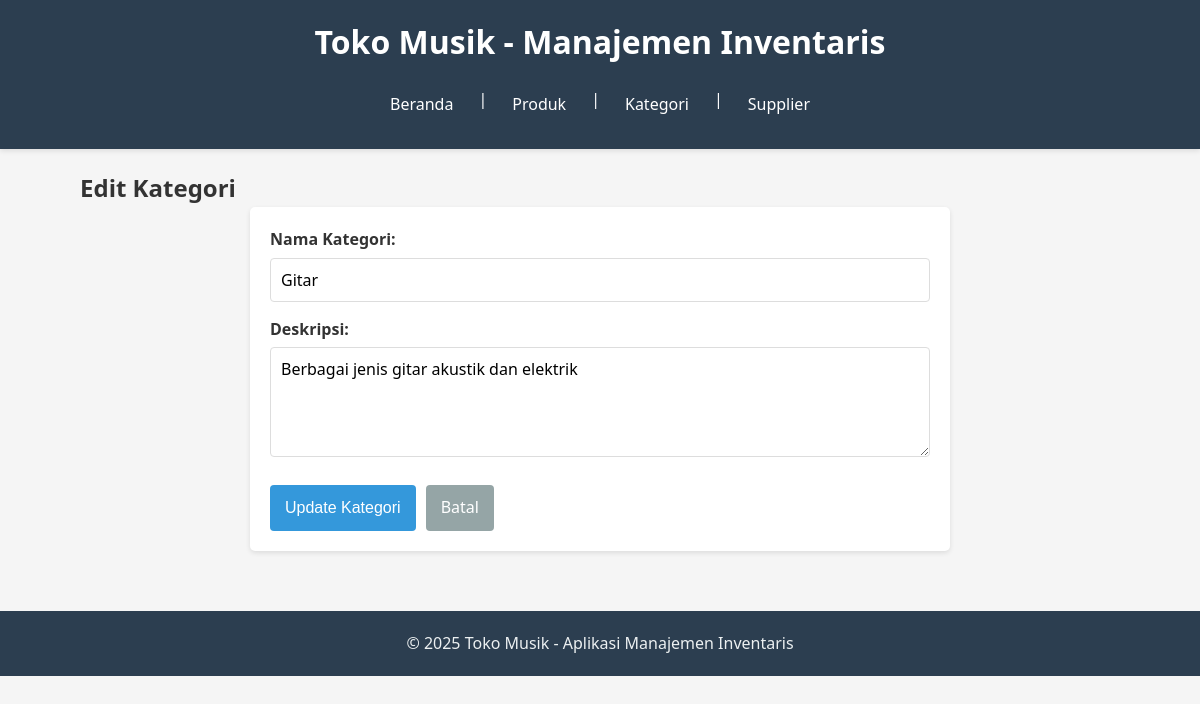
The app's page /?page=categories&action=edit&id=1 with its own data.
### tables this page shows
CREATE TABLE categories (
    id INT AUTO_INCREMENT PRIMARY KEY,
    name VARCHAR(100) NOT NULL,
    description TEXT
);

### config/db.php (called while the page is built, shortened)
<?php
class Database {
    private $host = "localhost";
    private $username = "root";
    private $password = "";
    private $dbname = "db_music_store";
    public function __construct() {
        try {
            $this->conn = new PDO("mysql:host=$this->host;dbname=$this->dbname", $this->username, $this->password);
        } catch (PDOException $e) {
            echo "Connection failed: " . $e->getMessage();
        }
    }
}
?>

### class/Category.php (called while the page is built, shortened)
<?php
require_once 'config/db.php';
class Category {
    private $db;
    public function __construct() {
        $this->db = (new Database())->conn;
    }
    public function getCategoryById($id) {
        $stmt = $this->db->prepare("SELECT * FROM categories WHERE id = ?");
        $stmt->execute([$id]);
        return $stmt->fetch(PDO::FETCH_ASSOC);
    }
}
?>

### view/category_edit_form.php (the view, shortened to what this page needs)
<?php
$category_id = $_GET['id'];
$category_data = $category->getCategoryById($category_id);
?>
<h2>Edit Kategori</h2>
<form method="POST" class="input-form">
    <div class="form-group">
        <label>Nama Kategori:</label>
        <input type="text" name="name" value="<?= htmlspecialchars($category_data['name']) ?>" required>
    </div>
    <div class="form-group">
        <label>Deskripsi:</label>
        <textarea name="description" rows="4"><?= htmlspecialchars($category_data['description']) ?></textarea>
    </div>
    <div class="form-actions">
        <button type="submit" name="update_category">Update Kategori</button>
        <a href="?page=categories" class="button-link">Batal</a>
    </div>
</form>

### style.css (style rules this page uses)
* { margin: 0; padding: 0; box-sizing: border-box; }
body { font-family: 'Segoe UI', Tahoma, Geneva, Verdana, sans-serif; line-height: 1.6; color: #333; background-color: #f5f5f5; }
form { margin: 20px 0; }
.input-form { background: white; padding: 20px; border-radius: 5px; box-shadow: 0 2px 5px rgba(0, 0, 0, 0.1); max-width: 700px; margin: 0 auto; }
.form-group { margin-bottom: 15px; }
.form-group label { display: block; margin-bottom: 5px; font-weight: bold; }
input[type="text"], input[type="email"], input[type="number"], textarea, select { width: 100%; padding: 10px; border: 1px solid #ddd; border-radius: 4px; font-family: inherit; font-size: 1rem; }
.form-actions { margin-top: 20px; display: flex; gap: 10px; }
button { background-color: #3498db; color: white; border: none; padding: 10px 15px; border-radius: 4px; cursor: pointer; font-size: 1rem; transition: background-color 0.3s; }
.button-link { display: inline-block; padding: 10px 15px; background-color: #95a5a6; color: white; text-decoration: none; border-radius: 4px; transition: background-color 0.3s; }

### records on screen
categories: name "Gitar", description "Berbagai jenis gitar akustik dan elektrik"
